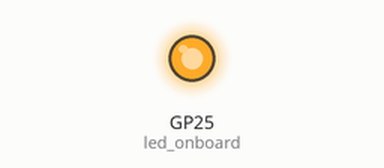
Simulated run of this program. Board: Raspberry Pi Pico running MicroPython. On the bench: output pins drawn as LEDs (lit = HIGH). WiFi joins after 1.5 s; outgoing connections fail; what the program prints to the serial console is not drawn. At 2.5 s the program stops and its outputs stay as they are.

Above: at 0.01 s.
At 1.31 s:
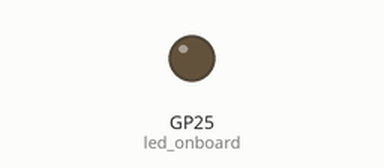
Timing chart, 0 to 2.9 s (numbered marks = the images above):
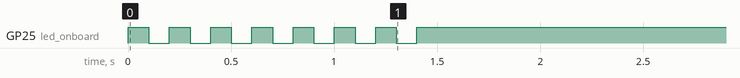

The program:

07_RP_WiFi_TCP_Client.py
```python
import machine
import network
import usocket as socket
import time

led_onboard = machine.Pin('LED', machine.Pin.OUT)
ssid = "N-517"
password = "83634038"

server_ip = "192.168.1.211"
server_port = 12345

def wifi_connect():
    wlan = network.WLAN(network.STA_IF)
    wlan.active(True)

    if not wlan.isconnected():
        print("Connecting to network...")
        wlan.connect(ssid, password)

        while not wlan.isconnected():
            led_onboard.toggle()
            time.sleep_ms(100)

        print(f"Connected to {ssid} successfully!")
        print('Network Config :', wlan.ifconfig())
        led_onboard.value(1)
        return True
    else:
        print("Already connected to network:", wlan.ifconfig())
        return True

def main():
    if wifi_connect():
        client_socket = socket.socket(socket.AF_INET, socket.SOCK_STREAM)

        try:
            server_addr = (server_ip, server_port)
            client_socket.connect(server_addr)
            print("Connected to server")

            while True:
                data_to_send = "Hello, Server!"
                client_socket.send(data_to_send.encode('utf-8'))
                print("Sent data:", data_to_send)

                data_received = client_socket.recv(1024)
                if data_received:
                    print("Received data:", data_received.decode('utf-8'))

                # time.sleep(1)

        except Exception as e:
            print("Error:", e)
        finally:
            client_socket.close()

if __name__ == "__main__":
    main()
```
